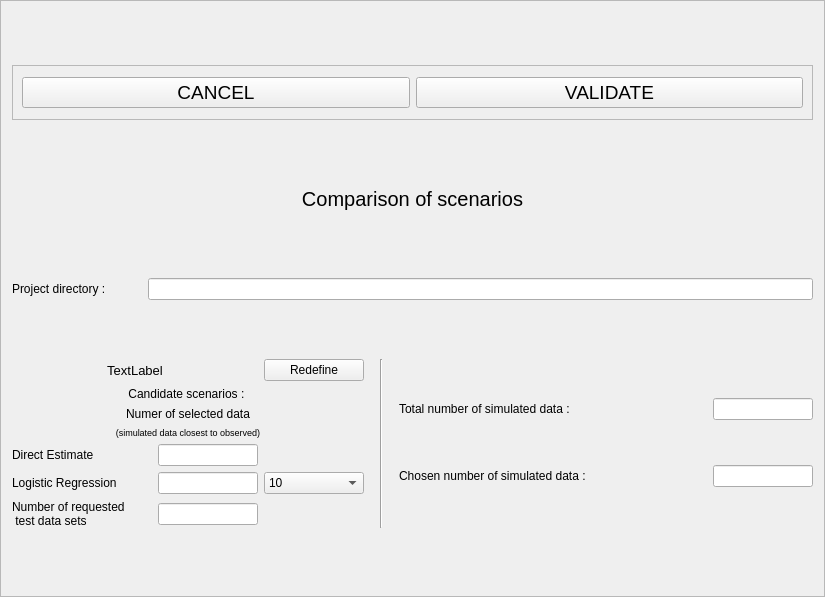
<?xml version="1.0" encoding="UTF-8"?>
<ui version="4.0">
 <class>Frame</class>
 <widget class="QFrame" name="Frame">
  <property name="geometry">
   <rect>
    <x>0</x>
    <y>0</y>
    <width>825</width>
    <height>597</height>
   </rect>
  </property>
  <property name="windowTitle">
   <string>Frame</string>
  </property>
  <property name="frameShape">
   <enum>QFrame::StyledPanel</enum>
  </property>
  <property name="frameShadow">
   <enum>QFrame::Raised</enum>
  </property>
  <layout class="QVBoxLayout" name="verticalLayout_2">
   <item>
    <widget class="QFrame" name="frame_6">
     <property name="sizePolicy">
      <sizepolicy hsizetype="Expanding" vsizetype="Preferred">
       <horstretch>0</horstretch>
       <verstretch>0</verstretch>
      </sizepolicy>
     </property>
     <property name="minimumSize">
      <size>
       <width>0</width>
       <height>55</height>
      </size>
     </property>
     <property name="maximumSize">
      <size>
       <width>16777215</width>
       <height>55</height>
      </size>
     </property>
     <property name="frameShape">
      <enum>QFrame::StyledPanel</enum>
     </property>
     <property name="frameShadow">
      <enum>QFrame::Raised</enum>
     </property>
     <layout class="QHBoxLayout" name="horizontalLayout_9">
      <item>
       <widget class="QPushButton" name="exitButton">
        <property name="font">
         <font>
          <pointsize>14</pointsize>
         </font>
        </property>
        <property name="toolTip">
         <string>Leave this screen without loosing any change</string>
        </property>
        <property name="text">
         <string>CANCEL</string>
        </property>
        <property name="shortcut">
         <string>Alt+E</string>
        </property>
       </widget>
      </item>
      <item>
       <widget class="QPushButton" name="okButton">
        <property name="font">
         <font>
          <pointsize>14</pointsize>
         </font>
        </property>
        <property name="toolTip">
         <string>Test and save data (Alt+o)</string>
        </property>
        <property name="text">
         <string>VALIDATE</string>
        </property>
        <property name="shortcut">
         <string>Alt+V</string>
        </property>
       </widget>
      </item>
     </layout>
    </widget>
   </item>
   <item>
    <widget class="QLabel" name="label">
     <property name="minimumSize">
      <size>
       <width>0</width>
       <height>40</height>
      </size>
     </property>
     <property name="maximumSize">
      <size>
       <width>16777215</width>
       <height>40</height>
      </size>
     </property>
     <property name="font">
      <font>
       <pointsize>15</pointsize>
      </font>
     </property>
     <property name="text">
      <string>Comparison of scenarios</string>
     </property>
     <property name="alignment">
      <set>Qt::AlignCenter</set>
     </property>
    </widget>
   </item>
   <item>
    <layout class="QHBoxLayout" name="horizontalLayout_3">
     <item>
      <widget class="QLabel" name="label_6">
       <property name="minimumSize">
        <size>
         <width>130</width>
         <height>0</height>
        </size>
       </property>
       <property name="maximumSize">
        <size>
         <width>130</width>
         <height>16777215</height>
        </size>
       </property>
       <property name="text">
        <string>Project directory : </string>
       </property>
      </widget>
     </item>
     <item>
      <widget class="QLineEdit" name="projectNameEdit">
       <property name="readOnly">
        <bool>true</bool>
       </property>
      </widget>
     </item>
    </layout>
   </item>
   <item>
    <layout class="QHBoxLayout" name="horizontalLayout">
     <item>
      <layout class="QVBoxLayout" name="verticalLayout">
       <property name="rightMargin">
        <number>10</number>
       </property>
       <item>
        <layout class="QHBoxLayout" name="horizontalLayout_2">
         <item>
          <widget class="QLabel" name="scenariosLabel">
           <property name="minimumSize">
            <size>
             <width>0</width>
             <height>20</height>
            </size>
           </property>
           <property name="maximumSize">
            <size>
             <width>16777215</width>
             <height>20</height>
            </size>
           </property>
           <property name="font">
            <font>
             <pointsize>10</pointsize>
            </font>
           </property>
           <property name="text">
            <string>TextLabel</string>
           </property>
           <property name="alignment">
            <set>Qt::AlignCenter</set>
           </property>
          </widget>
         </item>
         <item>
          <widget class="QPushButton" name="redefButton">
           <property name="minimumSize">
            <size>
             <width>100</width>
             <height>0</height>
            </size>
           </property>
           <property name="maximumSize">
            <size>
             <width>100</width>
             <height>16777215</height>
            </size>
           </property>
           <property name="text">
            <string>Redefine</string>
           </property>
          </widget>
         </item>
        </layout>
       </item>
       <item>
        <widget class="QLabel" name="candidateLabel">
         <property name="text">
          <string>Candidate scenarios : </string>
         </property>
         <property name="alignment">
          <set>Qt::AlignCenter</set>
         </property>
        </widget>
       </item>
       <item>
        <widget class="QLabel" name="label_2">
         <property name="text">
          <string>Numer of selected data</string>
         </property>
         <property name="alignment">
          <set>Qt::AlignCenter</set>
         </property>
        </widget>
       </item>
       <item>
        <widget class="QLabel" name="label_3">
         <property name="font">
          <font>
           <pointsize>7</pointsize>
          </font>
         </property>
         <property name="text">
          <string>(simulated data closest to observed)</string>
         </property>
         <property name="alignment">
          <set>Qt::AlignCenter</set>
         </property>
        </widget>
       </item>
       <item>
        <layout class="QGridLayout" name="gridLayout_2">
         <item row="0" column="0">
          <widget class="QLabel" name="label_4">
           <property name="minimumSize">
            <size>
             <width>140</width>
             <height>0</height>
            </size>
           </property>
           <property name="maximumSize">
            <size>
             <width>140</width>
             <height>16777215</height>
            </size>
           </property>
           <property name="text">
            <string>Direct Estimate</string>
           </property>
          </widget>
         </item>
         <item row="0" column="1" colspan="2">
          <widget class="QLineEdit" name="deEdit">
           <property name="minimumSize">
            <size>
             <width>100</width>
             <height>0</height>
            </size>
           </property>
           <property name="maximumSize">
            <size>
             <width>100</width>
             <height>16777215</height>
            </size>
           </property>
          </widget>
         </item>
         <item row="1" column="0">
          <widget class="QLabel" name="label_5">
           <property name="minimumSize">
            <size>
             <width>140</width>
             <height>0</height>
            </size>
           </property>
           <property name="maximumSize">
            <size>
             <width>140</width>
             <height>16777215</height>
            </size>
           </property>
           <property name="text">
            <string>Logistic Regression</string>
           </property>
          </widget>
         </item>
         <item row="1" column="1">
          <widget class="QLineEdit" name="lrEdit">
           <property name="minimumSize">
            <size>
             <width>100</width>
             <height>0</height>
            </size>
           </property>
           <property name="maximumSize">
            <size>
             <width>100</width>
             <height>16777215</height>
            </size>
           </property>
          </widget>
         </item>
         <item row="1" column="2">
          <widget class="QComboBox" name="numRegCombo">
           <property name="minimumSize">
            <size>
             <width>100</width>
             <height>0</height>
            </size>
           </property>
           <property name="maximumSize">
            <size>
             <width>100</width>
             <height>16777215</height>
            </size>
           </property>
           <property name="currentIndex">
            <number>10</number>
           </property>
           <item>
            <property name="text">
             <string>0</string>
            </property>
           </item>
           <item>
            <property name="text">
             <string>1</string>
            </property>
           </item>
           <item>
            <property name="text">
             <string>2</string>
            </property>
           </item>
           <item>
            <property name="text">
             <string>3</string>
            </property>
           </item>
           <item>
            <property name="text">
             <string>4</string>
            </property>
           </item>
           <item>
            <property name="text">
             <string>5</string>
            </property>
           </item>
           <item>
            <property name="text">
             <string>6</string>
            </property>
           </item>
           <item>
            <property name="text">
             <string>7</string>
            </property>
           </item>
           <item>
            <property name="text">
             <string>8</string>
            </property>
           </item>
           <item>
            <property name="text">
             <string>9</string>
            </property>
           </item>
           <item>
            <property name="text">
             <string>10</string>
            </property>
           </item>
          </widget>
         </item>
         <item row="2" column="0">
          <widget class="QLabel" name="notdsLabel">
           <property name="text">
            <string>Number of requested
 test data sets</string>
           </property>
          </widget>
         </item>
         <item row="2" column="1">
          <widget class="QLineEdit" name="notdsEdit">
           <property name="minimumSize">
            <size>
             <width>100</width>
             <height>0</height>
            </size>
           </property>
           <property name="maximumSize">
            <size>
             <width>100</width>
             <height>16777215</height>
            </size>
           </property>
          </widget>
         </item>
        </layout>
       </item>
      </layout>
     </item>
     <item>
      <widget class="Line" name="line">
       <property name="orientation">
        <enum>Qt::Vertical</enum>
       </property>
      </widget>
     </item>
     <item>
      <layout class="QGridLayout" name="gridLayout">
       <property name="leftMargin">
        <number>10</number>
       </property>
       <item row="3" column="0" colspan="3">
        <widget class="QLabel" name="label_7">
         <property name="minimumSize">
          <size>
           <width>220</width>
           <height>0</height>
          </size>
         </property>
         <property name="maximumSize">
          <size>
           <width>220</width>
           <height>16777215</height>
          </size>
         </property>
         <property name="text">
          <string>Total number of simulated data :</string>
         </property>
        </widget>
       </item>
       <item row="4" column="0" colspan="3">
        <widget class="QLabel" name="label_8">
         <property name="minimumSize">
          <size>
           <width>220</width>
           <height>0</height>
          </size>
         </property>
         <property name="maximumSize">
          <size>
           <width>220</width>
           <height>16777215</height>
          </size>
         </property>
         <property name="text">
          <string>Chosen number of simulated data : </string>
         </property>
        </widget>
       </item>
       <item row="3" column="3">
        <widget class="QLineEdit" name="totNumSimEdit">
         <property name="minimumSize">
          <size>
           <width>100</width>
           <height>0</height>
          </size>
         </property>
         <property name="maximumSize">
          <size>
           <width>100</width>
           <height>16777215</height>
          </size>
         </property>
         <property name="readOnly">
          <bool>true</bool>
         </property>
        </widget>
       </item>
       <item row="4" column="3">
        <widget class="QLineEdit" name="cnosdEdit">
         <property name="minimumSize">
          <size>
           <width>100</width>
           <height>0</height>
          </size>
         </property>
         <property name="maximumSize">
          <size>
           <width>100</width>
           <height>16777215</height>
          </size>
         </property>
        </widget>
       </item>
      </layout>
     </item>
    </layout>
   </item>
  </layout>
 </widget>
 <resources/>
 <connections/>
</ui>
